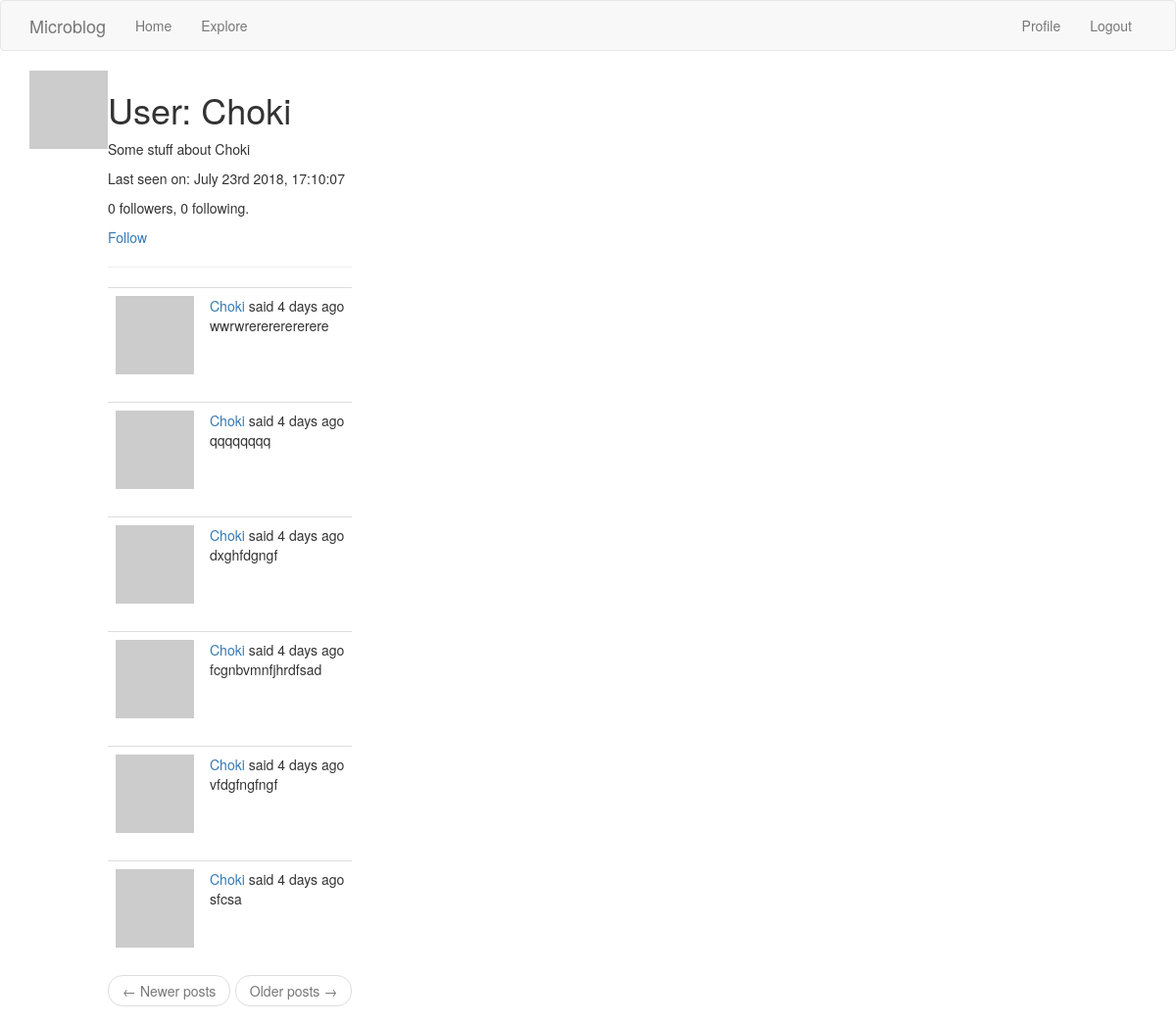
Page /user/Choki (signed in) on the committed database.
### app/models.py (models this page shows, shortened)
class User(UserMixin, db.Model):
    id = db.Column(db.Integer, primary_key=True)
    username = db.Column(db.String(64), index=True, unique=True)
    email = db.Column(db.String(120), index=True, unique=True)
    password_hash = db.Column(db.String(128))
    posts = db.relationship('Post', backref='author', lazy='dynamic')
    about_me = db.Column(db.String(140))
    last_seen = db.Column(db.DateTime, default=datetime.utcnow)
    followed = db.relationship(
        'User', secondary=followers,
        primaryjoin=(followers.c.follower_id == id),
        secondaryjoin=(followers.c.followed_id == id),
        backref=db.backref('followers', lazy='dynamic'), lazy='dynamic')
    def avatar(self, size):
        digest = md5(self.email.lower().encode('utf-8')).hexdigest()
        return 'https://www.gravatar.com/avatar/{}?d=identicon&s={}'.format(digest, size)
    def is_following(self, user):
        return self.followed.filter(
            followers.c.followed_id == user.id).count() > 0

class Post(db.Model):
    id = db.Column(db.Integer, primary_key=True)
    body = db.Column(db.String(140))
    timestamp = db.Column(db.DateTime, index=True, default=datetime.utcnow)
    user_id = db.Column(db.Integer, db.ForeignKey('user.id'))
    language = db.Column(db.String(5))

### app/routes.py (the view)
@app.route('/user/<username>')
@login_required
def user(username):
    user = User.query.filter_by(username=username).first_or_404()
    page = request.args.get('page', 1, type=int)
    posts = user.posts.order_by(Post.timestamp.desc()).paginate(
        page, app.config['POSTS_PER_PAGE'], False)
    next_url = url_for('user', username=user.username, page=posts.next_num) \
        if posts.has_next else None
    prev_url = url_for('user', username=user.username, page=posts.prev_num) \
        if posts.has_prev else None
    return render_template('user.html', user=user, posts=posts.items,
                           next_url=next_url, prev_url=prev_url)

### app/models.py (called while the page is built)
@login.user_loader
def load_user(id):
    return User.query.get(int(id))

### app/routes.py (called while the page is built)
@app.before_request
def before_request():
    if current_user.is_authenticated:
        current_user.last_seen = datetime.utcnow()
        db.session.commit()

@app.before_request
def before_request():
    g.locale = str(get_locale())

### app/templates/user.html
{% extends "base.html" %}
{% block app_content %}
    <table>
        <tr valign="top">
            <td><img src="{{ user.avatar(128) }}"></td>
            <td>
              <h1>User: {{ user.username }}</h1>
        {% if user.about_me %}<p>{{ user.about_me }}</p>{% endif %}
        {% if user.last_seen %}<p>Last seen on: {{ moment(user.last_seen).format('MMMM Do YYYY, H:mm:ss') }}</p>{% endif %}
        <p>{{ user.followers.count() }} followers, {{ user.followed.count() }} following.</p>
        {% if user == current_user %}
        <p><a href="{{ url_for('edit_profile') }}">Edit your profile</a></p>
        {% elif not current_user.is_following(user) %}
        <p><a href="{{ url_for('follow', username=user.username) }}">Follow</a></p>
        {% else %}
        <p><a href="{{ url_for('unfollow', username=user.username) }}">Unfollow</a></p>
        {% endif %}
    <hr>
    {% for post in posts %}
      {% include '_post.html' %}
    {% endfor %}
    <nav aria-label="...">
        <ul class="pager">
          <li class="next{% if not next_url %} disabled{% endif %}">
              <a href="{{ next_url or '#' }}">
                  Older posts <span aria-hidden="true">&rarr;</span>
              </a>
          </li>
            <li class="previous{% if not prev_url %} disabled{% endif %}">
                <a href="{{ prev_url or '#' }}">
                    <span aria-hidden="true">&larr;</span> Newer posts
                </a>
            </li>
        </ul>
    </nav>
{% endblock %}

### app/templates/_post.html (shortened to what this page needs)
<table class="table table-hover">
   <tr>
         <td width="70px">
             <a href="{{ url_for('user', username=post.author.username) }}">
                 <img src="{{ post.author.avatar(70) }}" />
             </a>
         </td>
         <td>
           <a href="{{ url_for('user', username=post.author.username) }}">
               {{ post.author.username }}
           </a>
           said {{ moment(post.timestamp).fromNow() }}
           <br>
           <span id="post{{ post.id }}">{{ post.body }}</span>
       </td>
   </tr>
</table>

### rows in the picture
User: username "Choki", about_me "Some stuff about Choki", last_seen "July 23rd 2018, 17:10:07"
Post: author.username "Choki", timestamp "4 days ago", body "wwrwrerererererere"
Post: author.username "Choki", timestamp "4 days ago", body "qqqqqqqq"
Post: author.username "Choki", timestamp "4 days ago", body "dxghfdgngf"
Post: author.username "Choki", timestamp "4 days ago", body "fcgnbvmnfjhrdfsad"
Post: author.username "Choki", timestamp "4 days ago", body "vfdgfngfngf"
Post: author.username "Choki", timestamp "4 days ago", body "sfcsa"

### other values in the picture
{{ user.followers.count() }} "0"
{{ user.followed.count() }} "0"
